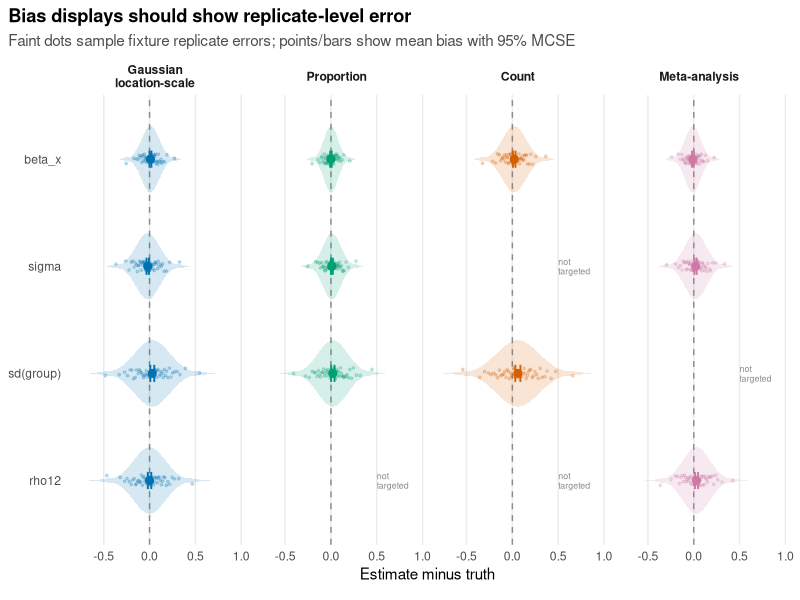
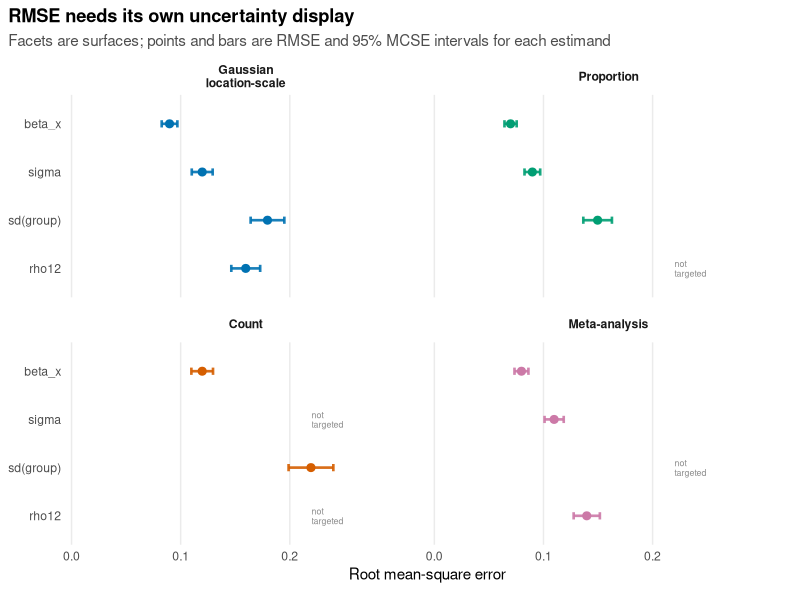
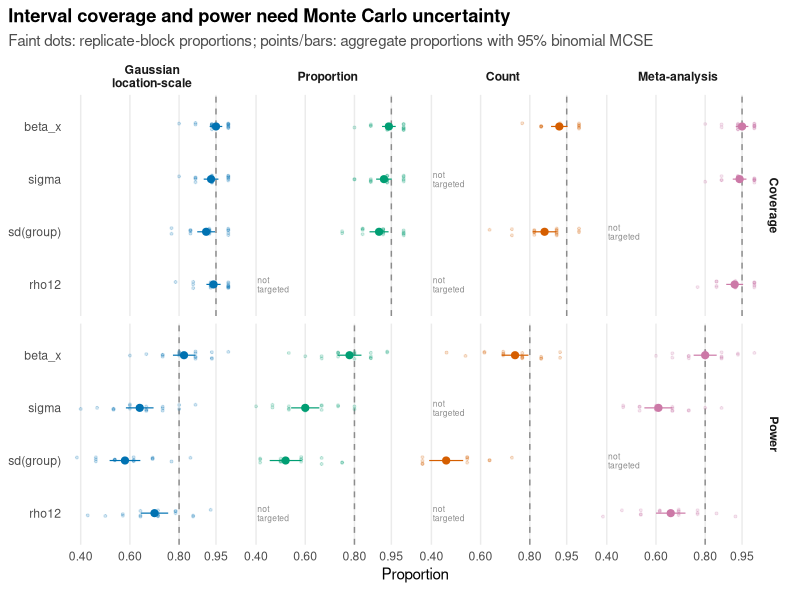
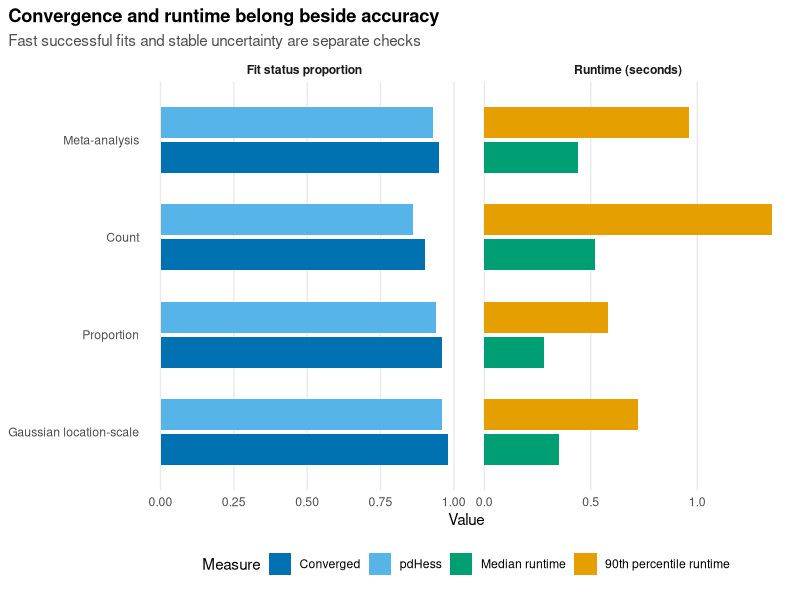
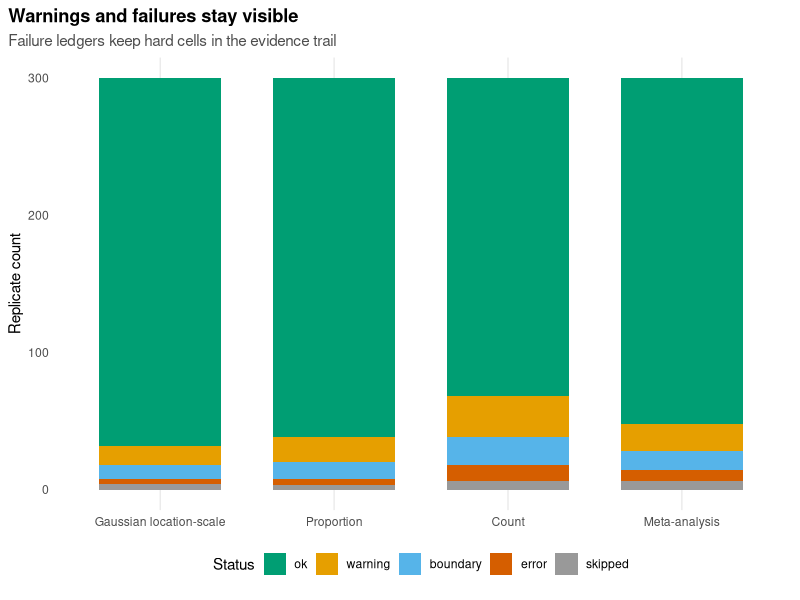

Generate these figures, in order, with R:
## ---- chunk 1
has_ggplot2 <- requireNamespace("ggplot2", quietly = TRUE)
knitr::opts_chunk$set(
  collapse = TRUE,
  comment = "#>",
  fig.width = 7,
  fig.height = 4.2,
  dpi = 144,
  eval = has_ggplot2
)
## ---- chunk 2
library(ggplot2)

theme_sim_grammar <- function() {
  theme_minimal(base_size = 11) +
    theme(
      panel.grid.minor = element_blank(),
      panel.grid.major.y = element_blank(),
      plot.title.position = "plot",
      plot.title = element_text(face = "bold"),
      plot.subtitle = element_text(colour = "grey30", lineheight = 1.05),
      strip.text = element_text(face = "bold"),
      legend.position = "bottom",
      plot.margin = margin(6, 10, 12, 6)
    )
}

surface_palette <- c(
  "Gaussian location-scale" = "#0072B2",
  "Proportion" = "#009E73",
  "Count" = "#D55E00",
  "Meta-analysis" = "#CC79A7"
)

surface_levels <- names(surface_palette)
surface_facet_labels <- c(
  "Gaussian location-scale" = "Gaussian\nlocation-scale",
  "Proportion" = "Proportion",
  "Count" = "Count",
  "Meta-analysis" = "Meta-analysis"
)
estimand_display_labels <- c(
  "beta_x" = "beta_x",
  "sigma" = "sigma",
  "sd_group" = "sd(group)",
  "rho12" = "rho12"
)
## ---- chunk 3
accuracy_targets <- data.frame(
  surface = rep(surface_levels, each = 4),
  estimand = rep(c("beta_x", "sigma", "sd_group", "rho12"), 4),
  target_bias = c(
    0.01, -0.02, 0.03, 0.00,
    0.00, 0.01, 0.02, NA,
    0.02, NA, 0.06, NA,
    -0.01, 0.02, NA, 0.03
  ),
  target_rmse = c(
    0.09, 0.12, 0.18, 0.16,
    0.07, 0.09, 0.15, NA,
    0.12, NA, 0.22, NA,
    0.08, 0.11, NA, 0.14
  ),
  n_replicate = c(
    300, 300, 260, 280,
    300, 300, 250, NA,
    280, NA, 220, NA,
    300, 300, NA, 260
  )
)
accuracy_targets$error_sd <- sqrt(
  pmax(accuracy_targets$target_rmse^2 - accuracy_targets$target_bias^2, 0)
)
accuracy_replicates <- do.call(
  rbind,
  lapply(seq_len(nrow(accuracy_targets)), function(i) {
    row <- accuracy_targets[i, ]
    if (
      is.na(row$target_bias) ||
        is.na(row$target_rmse) ||
        is.na(row$n_replicate)
    ) {
      return(NULL)
    }
    data.frame(
      surface = row$surface,
      estimand = row$estimand,
      replicate = seq_len(row$n_replicate),
      error = row$target_bias +
        qnorm(ppoints(row$n_replicate)) * row$error_sd
    )
  })
)
summarise_accuracy_rows <- function(rows) {
  data.frame(
    surface = rows$surface[1],
    estimand = rows$estimand[1],
    bias = mean(rows$error),
    rmse = sqrt(mean(rows$error^2)),
    error_sd = stats::sd(rows$error),
    n_replicate = nrow(rows)
  )
}
accuracy_summary <- do.call(
  rbind,
  lapply(
    split(
      accuracy_replicates,
      interaction(accuracy_replicates$surface, accuracy_replicates$estimand, drop = TRUE)
    ),
    summarise_accuracy_rows
  )
)
accuracy_summary <- merge(
  accuracy_targets[c("surface", "estimand", "n_replicate")],
  accuracy_summary,
  by = c("surface", "estimand"),
  all.x = TRUE,
  sort = FALSE
)
accuracy_summary$n_replicate <- ifelse(
  is.na(accuracy_summary$n_replicate.y),
  accuracy_summary$n_replicate.x,
  accuracy_summary$n_replicate.y
)
accuracy_summary$n_replicate.x <- NULL
accuracy_summary$n_replicate.y <- NULL
accuracy_summary$surface <- factor(
  accuracy_summary$surface,
  levels = surface_levels
)
accuracy_summary$bias_mcse <- with(
  accuracy_summary,
  error_sd / sqrt(n_replicate)
)
accuracy_summary$rmse_mcse <- with(
  accuracy_summary,
  rmse / sqrt(2 * n_replicate)
)
accuracy_summary$bias_low <- accuracy_summary$bias -
  1.96 * accuracy_summary$bias_mcse
accuracy_summary$bias_high <- accuracy_summary$bias +
  1.96 * accuracy_summary$bias_mcse
accuracy_summary$rmse_low <- pmax(
  0,
  accuracy_summary$rmse - 1.96 * accuracy_summary$rmse_mcse
)
accuracy_summary$rmse_high <- accuracy_summary$rmse +
  1.96 * accuracy_summary$rmse_mcse
accuracy_summary$estimand <- factor(
  accuracy_summary$estimand,
  levels = rev(c("beta_x", "sigma", "sd_group", "rho12"))
)
accuracy_missing <- accuracy_summary[
  is.na(accuracy_summary$bias) | is.na(accuracy_summary$rmse),
  ,
  drop = FALSE
]
accuracy_missing$missing_label <- "not\ntargeted"
accuracy_missing$bias_missing_x <- 0.50
accuracy_missing$rmse_missing_x <- 0.22

display_replicates <- 49
accuracy_replicate_display <- do.call(
  rbind,
  lapply(split(accuracy_replicates, accuracy_replicates[c("surface", "estimand")]), function(rows) {
    if (nrow(rows) == 0L) {
      return(NULL)
    }
    keep <- round(seq(1, nrow(rows), length.out = display_replicates))
    rows[keep, , drop = FALSE]
  })
)
accuracy_replicate_display$surface <- factor(
  accuracy_replicate_display$surface,
  levels = surface_levels
)
accuracy_replicate_display$estimand <- factor(
  accuracy_replicate_display$estimand,
  levels = levels(accuracy_summary$estimand)
)
set.seed(20260519)
ggplot(accuracy_replicate_display, aes(error, estimand)) +
  geom_vline(xintercept = 0, linetype = "dashed", colour = "grey55") +
  geom_violin(
    aes(
      fill = surface
    ),
    width = 0.62,
    alpha = 0.16,
    colour = NA,
    scale = "width",
    trim = FALSE
  ) +
  geom_point(
    aes(colour = surface),
    position = position_jitter(height = 0.05, width = 0),
    alpha = 0.22,
    size = 0.65,
    show.legend = FALSE
  ) +
  geom_errorbar(
    data = accuracy_summary,
    aes(
      xmin = bias_low,
      xmax = bias_high,
      y = estimand,
      colour = surface
    ),
    inherit.aes = FALSE,
    orientation = "y",
    width = 0.16,
    linewidth = 0.65,
    na.rm = TRUE
  ) +
  geom_point(
    data = accuracy_summary,
    aes(bias, estimand, colour = surface),
    size = 2.4,
    na.rm = TRUE
  ) +
  geom_text(
    data = accuracy_missing,
    aes(
      x = bias_missing_x,
      y = estimand,
      label = missing_label
    ),
    colour = "grey55",
    size = 2.25,
    lineheight = 0.9,
    hjust = 0,
    inherit.aes = FALSE
  ) +
  facet_wrap(
    ~surface,
    nrow = 1,
    labeller = labeller(surface = as_labeller(surface_facet_labels))
  ) +
  scale_colour_manual(values = surface_palette, drop = FALSE) +
  scale_fill_manual(values = surface_palette, drop = FALSE) +
  labs(
    title = "Bias displays should show replicate-level error",
    subtitle = "Faint dots sample fixture replicate errors; points/bars show mean bias with 95% MCSE",
    x = "Estimate minus truth",
    y = NULL,
    colour = "Surface"
  ) +
  scale_y_discrete(labels = estimand_display_labels) +
  guides(colour = "none", fill = "none") +
  theme_sim_grammar()

ggplot(accuracy_summary, aes(rmse, estimand, colour = surface)) +
  geom_errorbar(
    aes(
      xmin = rmse_low,
      xmax = rmse_high
    ),
    orientation = "y",
    width = 0.15,
    linewidth = 0.9,
    alpha = 0.9,
    na.rm = TRUE
  ) +
  geom_point(size = 2.4, na.rm = TRUE) +
  geom_text(
    data = accuracy_missing,
    aes(
      x = rmse_missing_x,
      y = estimand,
      label = missing_label
    ),
    colour = "grey55",
    size = 2.25,
    lineheight = 0.9,
    hjust = 0,
    inherit.aes = FALSE
  ) +
  facet_wrap(
    ~surface,
    nrow = 2,
    labeller = labeller(surface = as_labeller(surface_facet_labels))
  ) +
  scale_colour_manual(values = surface_palette, drop = FALSE) +
  labs(
    title = "RMSE needs its own uncertainty display",
    subtitle = "Facets are surfaces; points and bars are RMSE and 95% MCSE intervals for each estimand",
    x = "Root mean-square error",
    y = NULL,
    colour = "Surface"
  ) +
  scale_x_continuous(
    breaks = c(0, 0.10, 0.20),
    limits = c(0, 0.31),
    expand = expansion(mult = c(0.01, 0.04))
  ) +
  scale_y_discrete(labels = estimand_display_labels) +
  guides(colour = "none") +
  theme_sim_grammar()
## ---- chunk 4
interval_summary <- data.frame(
  surface = rep(surface_levels, each = 4),
  estimand = rep(c("beta_x", "sigma", "sd_group", "rho12"), 4),
  coverage = c(
    0.95, 0.93, 0.91, 0.94,
    0.94, 0.92, 0.90, NA,
    0.92, NA, 0.86, NA,
    0.95, 0.94, NA, 0.92
  ),
  power = c(
    0.82, 0.64, 0.58, 0.70,
    0.78, 0.60, 0.52, NA,
    0.74, NA, 0.46, NA,
    0.80, 0.61, NA, 0.66
  ),
  n_interval = c(
    280, 280, 240, 260,
    280, 280, 230, NA,
    250, NA, 200, NA,
    280, 280, NA, 240
  )
)
interval_summary$surface <- factor(
  interval_summary$surface,
  levels = surface_levels
)
interval_long <- rbind(
  data.frame(
    interval_summary[c("surface", "estimand", "n_interval")],
    measure = "Coverage",
    value = interval_summary$coverage,
    target = 0.95
  ),
  data.frame(
    interval_summary[c("surface", "estimand", "n_interval")],
    measure = "Power",
    value = interval_summary$power,
    target = 0.80
  )
)
interval_long$mcse <- sqrt(
  interval_long$value * (1 - interval_long$value) / interval_long$n_interval
)
interval_long$lower <- pmax(0, interval_long$value - 1.96 * interval_long$mcse)
interval_long$upper <- pmin(1, interval_long$value + 1.96 * interval_long$mcse)
interval_long$measure <- factor(
  interval_long$measure,
  levels = c("Coverage", "Power")
)
interval_long$estimand <- factor(
  interval_long$estimand,
  levels = rev(c("beta_x", "sigma", "sd_group", "rho12"))
)
interval_long$missing_x <- ifelse(
  interval_long$measure == "Coverage",
  0.405,
  0.405
)
interval_target <- unique(interval_long[c("measure", "target")])
interval_present <- interval_long[!is.na(interval_long$value), , drop = FALSE]
interval_missing <- interval_long[is.na(interval_long$value), , drop = FALSE]
make_interval_blocks <- function(row, n_block = 18) {
  block_size <- max(8L, floor(row$n_interval / n_block))
  block_proportion <- qbinom(
    ppoints(n_block),
    size = block_size,
    prob = row$value
  ) / block_size
  data.frame(
    surface = row$surface,
    estimand = row$estimand,
    measure = row$measure,
    block_proportion = block_proportion
  )
}
interval_blocks <- do.call(
  rbind,
  lapply(seq_len(nrow(interval_present)), function(i) {
    make_interval_blocks(interval_present[i, ])
  })
)

ggplot(interval_present, aes(value, estimand, colour = surface)) +
  geom_vline(
    data = interval_target,
    aes(xintercept = target),
    linetype = "dashed",
    colour = "grey55",
    inherit.aes = FALSE
  ) +
  geom_point(
    data = interval_blocks,
    aes(block_proportion, estimand, colour = surface),
    position = position_jitter(height = 0.07, width = 0),
    alpha = 0.18,
    size = 0.70,
    inherit.aes = FALSE
  ) +
  geom_segment(
    aes(x = lower, xend = upper, yend = estimand),
    linewidth = 0.4,
    na.rm = TRUE
  ) +
  geom_point(size = 2.1, na.rm = TRUE) +
  geom_text(
    data = interval_missing,
    aes(x = missing_x, y = estimand, label = "not\ntargeted"),
    colour = "grey55",
    size = 2.15,
    lineheight = 0.9,
    hjust = 0,
    inherit.aes = FALSE
  ) +
  facet_grid(
    measure ~ surface,
    labeller = labeller(surface = as_labeller(surface_facet_labels))
  ) +
  scale_colour_manual(values = surface_palette, guide = "none") +
  coord_cartesian(xlim = c(0.38, 1)) +
  scale_x_continuous(
    breaks = c(0.4, 0.6, 0.8, 0.95),
    labels = c("0.40", "0.60", "0.80", "0.95")
  ) +
  scale_y_discrete(labels = estimand_display_labels) +
  labs(
    title = "Interval coverage and power need Monte Carlo uncertainty",
    subtitle = "Faint dots: replicate-block proportions; points/bars: aggregate proportions with 95% binomial MCSE",
    x = "Proportion",
    y = NULL,
    colour = "Surface"
  ) +
  theme_sim_grammar()
## ---- chunk 5
run_summary <- data.frame(
  surface = surface_levels,
  convergence_rate = c(0.98, 0.96, 0.90, 0.95),
  pdhess_rate = c(0.96, 0.94, 0.86, 0.93),
  elapsed_median = c(0.35, 0.28, 0.52, 0.44),
  elapsed_p90 = c(0.72, 0.58, 1.35, 0.96)
)
run_summary$surface <- factor(run_summary$surface, levels = surface_levels)
run_long <- rbind(
  data.frame(
    surface = run_summary$surface,
    measure = "Converged",
    value = run_summary$convergence_rate
  ),
  data.frame(
    surface = run_summary$surface,
    measure = "pdHess",
    value = run_summary$pdhess_rate
  ),
  data.frame(
    surface = run_summary$surface,
    measure = "Median runtime",
    value = run_summary$elapsed_median
  ),
  data.frame(
    surface = run_summary$surface,
    measure = "90th percentile runtime",
    value = run_summary$elapsed_p90
  )
)
run_long$panel <- ifelse(
  grepl("runtime", run_long$measure),
  "Runtime (seconds)",
  "Fit status proportion"
)
run_long$measure <- factor(
  run_long$measure,
  levels = c(
    "Converged",
    "pdHess",
    "Median runtime",
    "90th percentile runtime"
  )
)

ggplot(run_long, aes(value, surface, fill = measure)) +
  geom_col(position = position_dodge(width = 0.72), width = 0.64) +
  facet_wrap(~panel, scales = "free_x") +
  scale_fill_manual(values = c(
    "Converged" = "#0072B2",
    "pdHess" = "#56B4E9",
    "Median runtime" = "#009E73",
    "90th percentile runtime" = "#E69F00"
  )) +
  labs(
    title = "Convergence and runtime belong beside accuracy",
    subtitle = "Fast successful fits and stable uncertainty are separate checks",
    x = "Value",
    y = NULL,
    fill = "Measure"
  ) +
  theme_sim_grammar()
## ---- chunk 6
failure_ledger <- data.frame(
  surface = rep(surface_levels, each = 5),
  status = rep(c("ok", "warning", "boundary", "error", "skipped"), 4),
  count = c(
    268, 14, 10, 4, 4,
    262, 18, 12, 5, 3,
    232, 30, 20, 12, 6,
    252, 20, 14, 8, 6
  )
)
failure_ledger$surface <- factor(failure_ledger$surface, levels = surface_levels)
failure_ledger$status <- factor(
  failure_ledger$status,
  levels = c("ok", "warning", "boundary", "error", "skipped")
)

ggplot(failure_ledger, aes(surface, count, fill = status)) +
  geom_col(width = 0.7) +
  scale_fill_manual(values = c(
    "ok" = "#009E73",
    "warning" = "#E69F00",
    "boundary" = "#56B4E9",
    "error" = "#D55E00",
    "skipped" = "#999999"
  )) +
  labs(
    title = "Warnings and failures stay visible",
    subtitle = "Failure ledgers keep hard cells in the evidence trail",
    x = NULL,
    y = "Replicate count",
    fill = "Status"
  ) +
  theme_sim_grammar()
